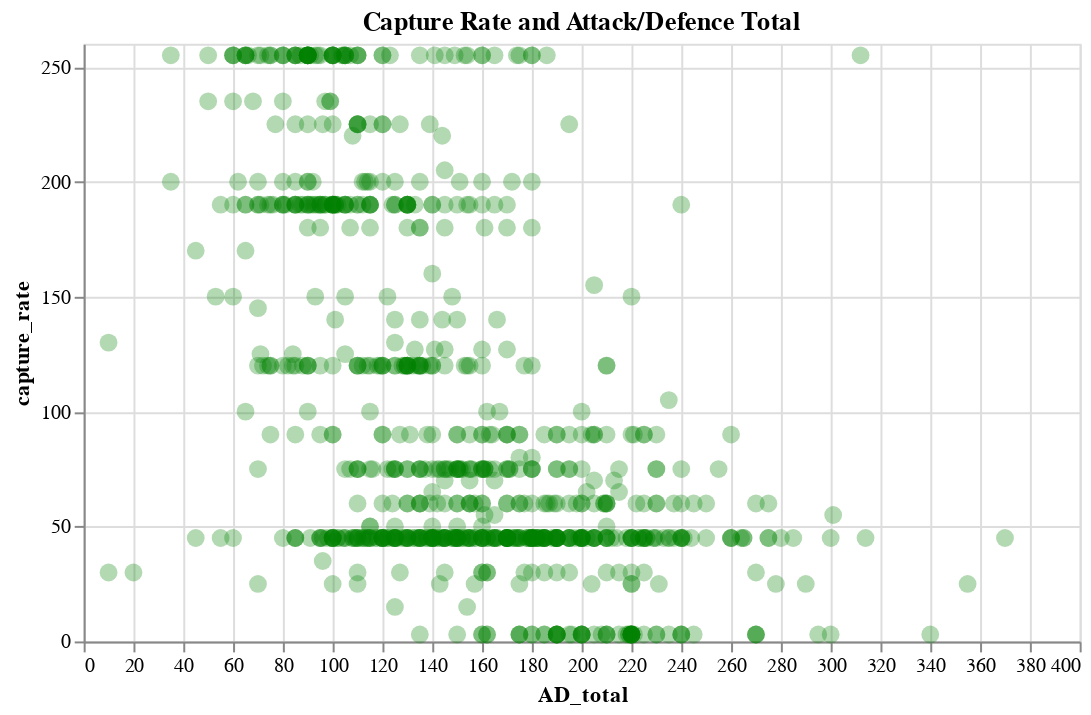

The notebook cell saved with this chart:
### Code cell
pokemon_plot2=alt.Chart(plot_df, width=500, height=300).mark_circle(color='green', size=80, opacity=0.3).encode(
    x='AD_total',
    y='capture_rate'
).properties(title='Capture Rate and Attack/Defence Total')
pokemon_plot2

### Figure 1 — Vega-Lite specification as saved in the notebook (floating-point values rounded to 4 significant figures; data arrays with more than 128 entries replaced by an {"elided": "..."} marker saying what was removed)
{"config": {"view": {"continuousWidth": 400, "continuousHeight": 300}}, "data": {"name": "data-4c8f6d6701547d66929fc920d3b32134"}, "mark": {"type": "circle", "color": "green", "opacity": 0.3, "size": 80}, "encoding": {"x": {"field": "AD_total", "type": "quantitative"}, "y": {"field": "capture_rate", "type": "quantitative"}}, "height": 300, "title": "Capture Rate and Attack/Defence Total", "width": 500, "$schema": "https://vega.github.io/schema/vega-lite/v4.17.0.json", "datasets": {"data-4c8f6d6701547d66929fc920d3b32134": {"elided": "801 records"}}}
